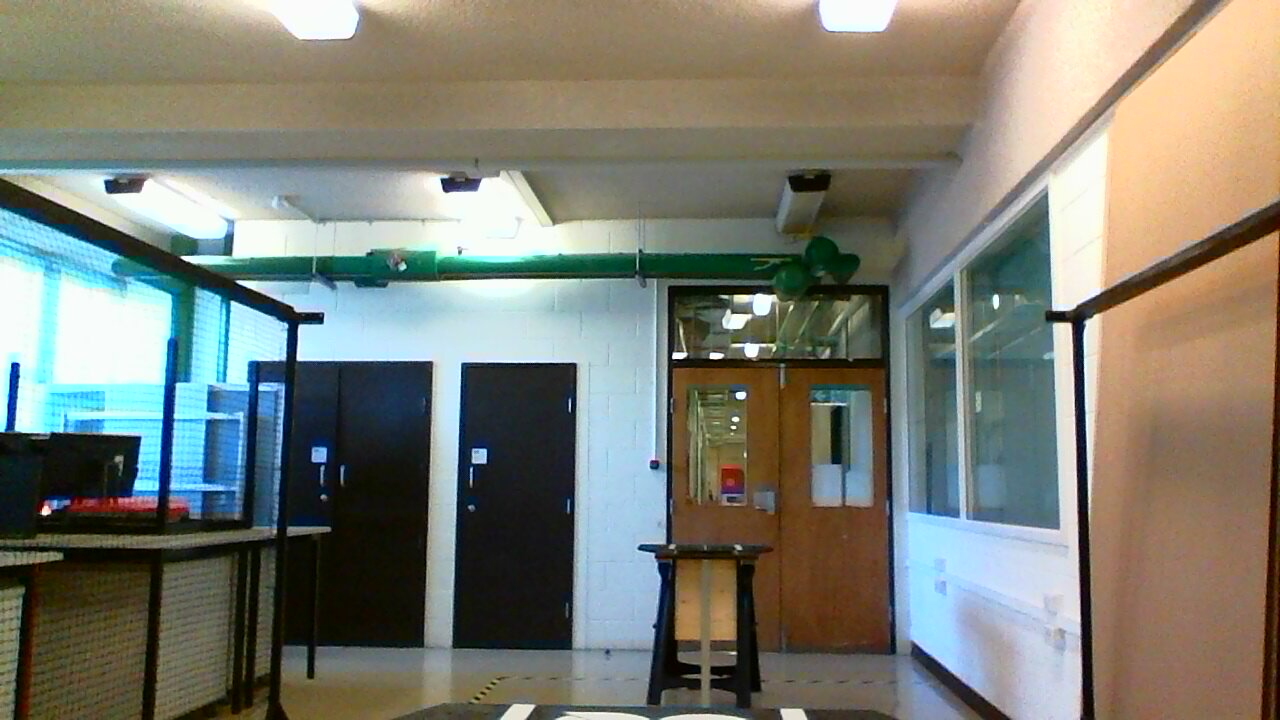
//> input picture computervision/leddetection/backImage.jpg, 1280 x 720 px, given in place of the camera
$ ./liveDetection1   (built with g++ and OpenCV 4, older OpenCV classes emulated)
//> lines starting //> are read from the running program, lines starting //| are printed output that depends on the picture; after the words box and inside, x2 and y2 are one past the last pixel; in counts of white or black regions, pixels touching at a corner belong together
#include "opencv2/core/core.hpp"
#include "opencv2/highgui/highgui.hpp"
#include "opencv2/imgproc/imgproc.hpp"
#include <opencv2/video/background_segm.hpp>
#include "iostream"
#include <ctime>
#include <stdio.h>
#include <unistd.h>     // UNIX standard function definitions
#include <fcntl.h>      // File control definitions
#include <errno.h>      // Error number definitions
#include <termios.h>    // POSIX terminal control definitions
#include "/home/swift/code/customfunctions/DisplayFrames.h"


// #define DEBUG

#define AREA_THRESH 200

//Cropped area size.
#define SQUARE_SIZE 200
#define CROPMIDPOINT 100

//Marker relations
#define BLUE_DIST 350
#define RED_DIST 500
//Red Marker Position
#define RED_X BLUE_DIST/2
#define RED_Y RED_DIST
//Right Most Blue Marker Position
#define BLUE_X_1 0
#define BLUE_Y_1 0
//Left Most Blue Marker Position
#define BLUE_X_2 BLUE_DIST
#define BLUE_y_2 0

#define ELEMENT_TYPE 2
#define OPENING_SIZE 2
#define CLOSING_SIZE 2

//Used to access all of the images.
#define ONESCOLUMN 6
#define TENSCOLUMN 5
#define NUMIMAGES 16

//Middle point of images.
#define MIDDLEX 292
#define MIDDLEY 360

//Colours used in image analysis.
#define WHITE 255
#define MANICOLOUR 127

//Size of the images when displayed.
#define WINDOWX 500
#define WINDOWY 400

using namespace cv;
using namespace std;

Point brightLoc, mousePos;

char input;
int cnt = 0, i, brightness = 0, largestIndex, secondIndex, intense, eleType, redIndex, blueIndex1, blueIndex2;

double largestArea, secondArea, area, distBlue;

Mat openElement, closeElement;
Rect bRect;
Scalar intenseAvg, yuvColour, color[3], yuvAvg;

vector<vector<Point> > contours;
// vector<Point2f> positions;
vector<Vec4i> hierarchy;

Point2f bluePos1, bluePos2, redPos1, diff;

Mat originalFrame, frame, threshImage, erodedImage, colourImages[3], yuvImage, yuvSplit[3], contoursImage, blueImage, redImage, brightImage, mogFrame, maskImage;
Mat fgMaskMOG; //fg mask generated by MOG method
Mat fgMaskMOG2; //fg mask fg mask generated by MOG2 method
Ptr<BackgroundSubtractor> pMOG; //MOG Background subtractor
// Ptr<BackgroundSubtractor> pMOG2; //MOG2 Background subtractor
int keyboard;

int USB = open( "/dev/rfcomm0", O_RDWR| O_NOCTTY );

//Function Prototypes

void onMouse(int event, int x, int y, int flags, void* userdata);
int write(char message[10]);
void processVideo(char* videoFilename);

int main(int argc, char* argv[])
{
	// [6 lines of commented-out code are left out]

	if( ELEMENT_TYPE == 0 ){ eleType = MORPH_RECT; }
	else if( ELEMENT_TYPE == 1 ){ eleType = MORPH_CROSS; }
	else if( ELEMENT_TYPE == 2) { eleType = MORPH_ELLIPSE; }

	openElement = getStructuringElement(eleType , Size( 2*OPENING_SIZE + 1, 2*OPENING_SIZE+1 ), Point(OPENING_SIZE, OPENING_SIZE));
	closeElement = getStructuringElement(eleType , Size( 2*CLOSING_SIZE + 1, 2*CLOSING_SIZE+1 ), Point(CLOSING_SIZE, CLOSING_SIZE));

	#ifdef DEBUG
	cout << "Elements Created\n\r";
	#endif

	color[0] = Scalar(255, 0, 0);
	color[1] = Scalar(0, 0, 255);
	color[2] = Scalar(255, 255, 255);

	pMOG= new BackgroundSubtractorMOG(); //MOG approach
	// pMOG2 = new BackgroundSubtractorMOG2(); //MOG2 approach

	VideoCapture cap(1);     // get 'any' cam
	while( cap.isOpened() )   // check if we succeeded
	{
		Mat frame;
		if ( ! cap.read(frame) )
			break;
//> frame is the input picture: 720 rows x 1280 cols, CV_8UC3; mean B, G, R 114.9, 125.5, 124.3

		// cap.set(21, 0);
		// cap.set(15, 1);


		#ifdef DEBUG
		cout << "Frame taken\n\r";
		#endif
		//update the background model
			//AND HERE!!!
		pMOG->operator()(frame, fgMaskMOG);
//> (this line was passed over: operator is not available in this run)

		originalFrame = frame.clone();

		//Processing on frame.
		cvtColor(frame, frame, CV_BGR2YCrCb);
//> frame: 720 rows x 1280 cols, CV_8UC3; mean of channels 0, 1, 2 123.9, 128.3, 122.9
		yuvAvg = mean(frame);
//> yuvAvg = Scalar(123.9, 128.3, 122.9)
		split(frame, yuvSplit);
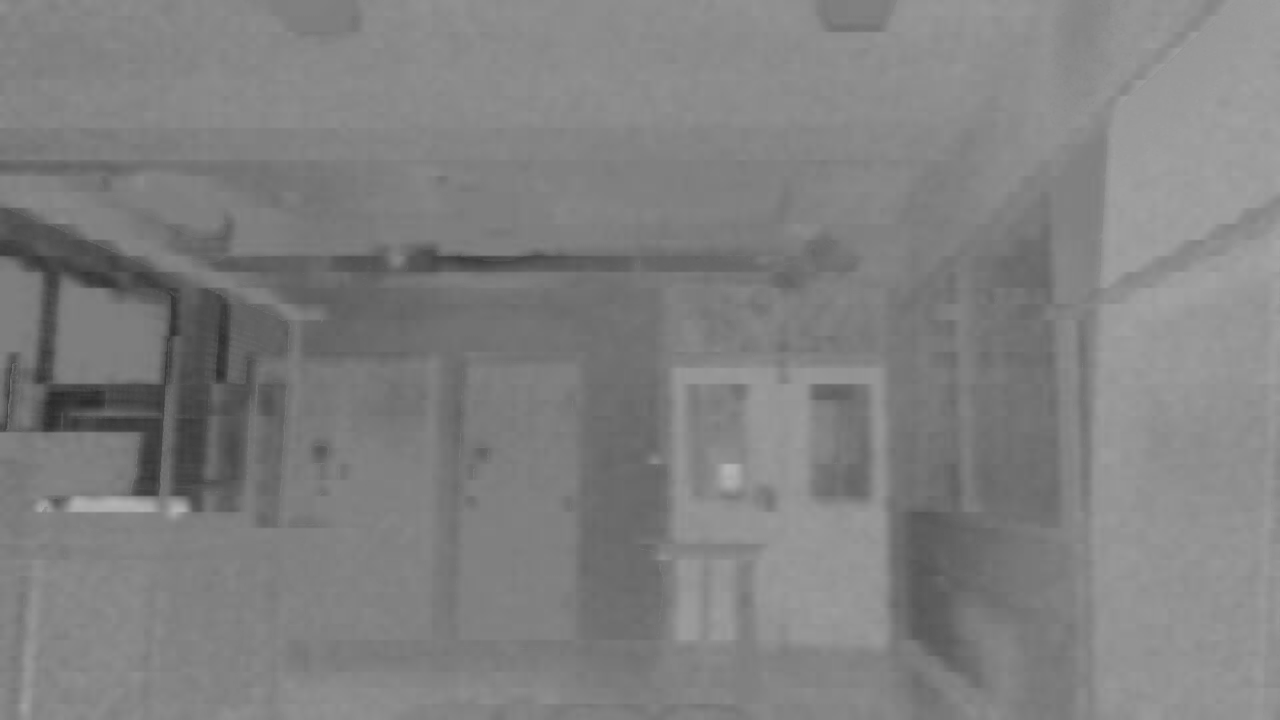
//> yuvSplit[1]: 720 rows x 1280 cols, CV_8UC1; min 42, max 180, mean 128.3
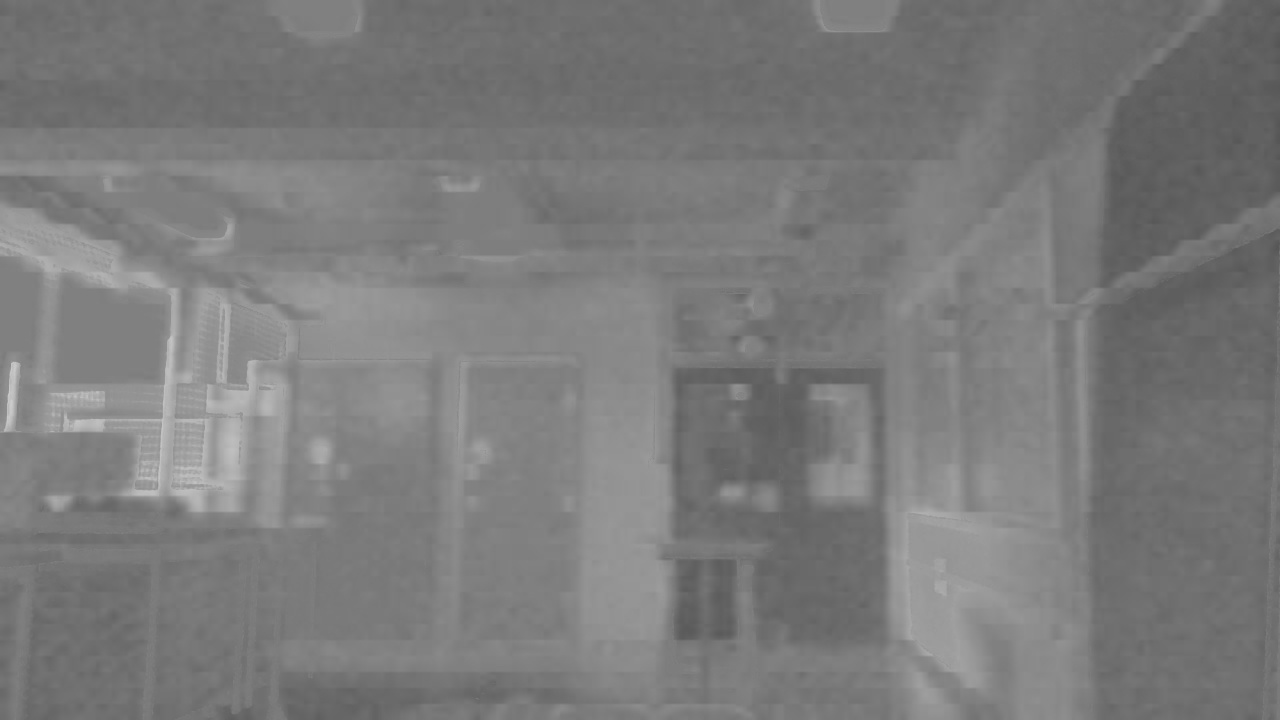
//> yuvSplit[2]: 720 rows x 1280 cols, CV_8UC1; min 85, max 204, mean 122.9

		threshold(yuvSplit[0], brightImage, yuvAvg[0]*1.2, 255, THRESH_BINARY);
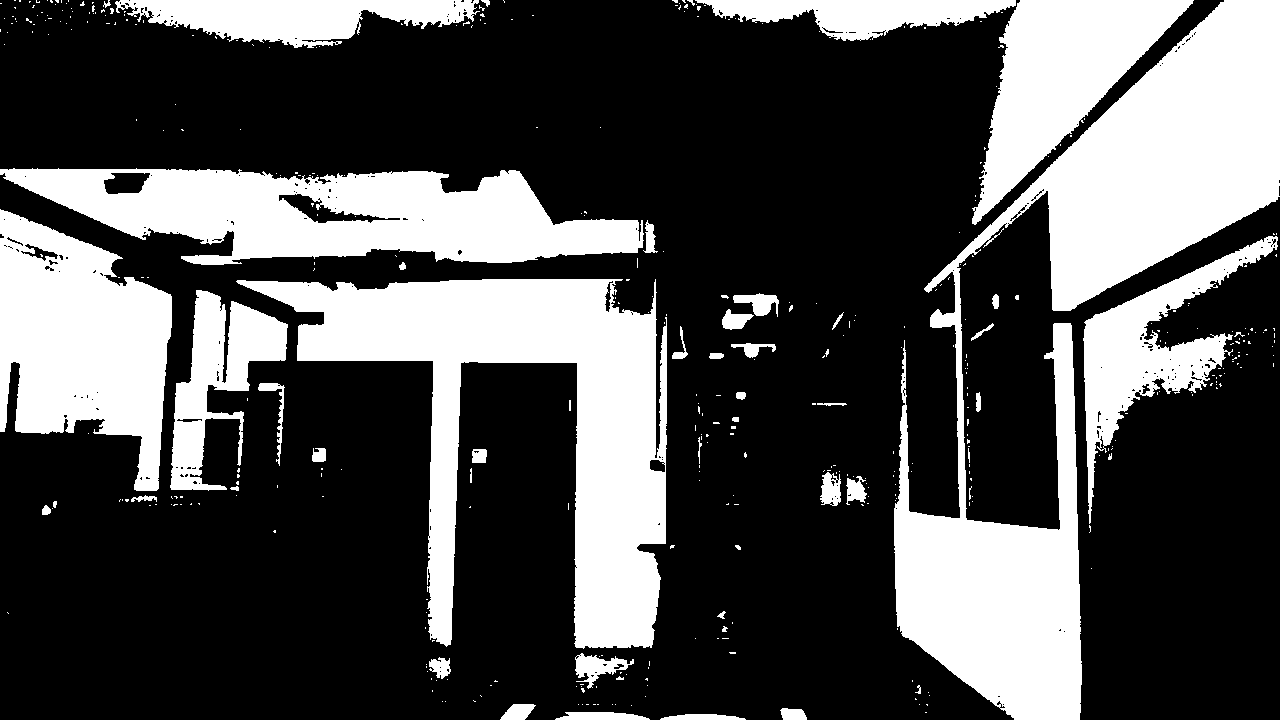
//> brightImage: 720 rows x 1280 cols, CV_8UC1; 30.9% white; 423 white regions (371 under 20 px), largest, box (x1, y1, x2, y2) and area: (894, 0, 1280, 720) 85172, (236, 279, 667, 649) 59852, (0, 168, 644, 265) 38320
		threshold(yuvSplit[1], redImage, yuvAvg[1]*1.1, 255, THRESH_TOZERO);
		threshold(yuvSplit[2], blueImage, yuvAvg[2]*1.1, 255, THRESH_TOZERO);
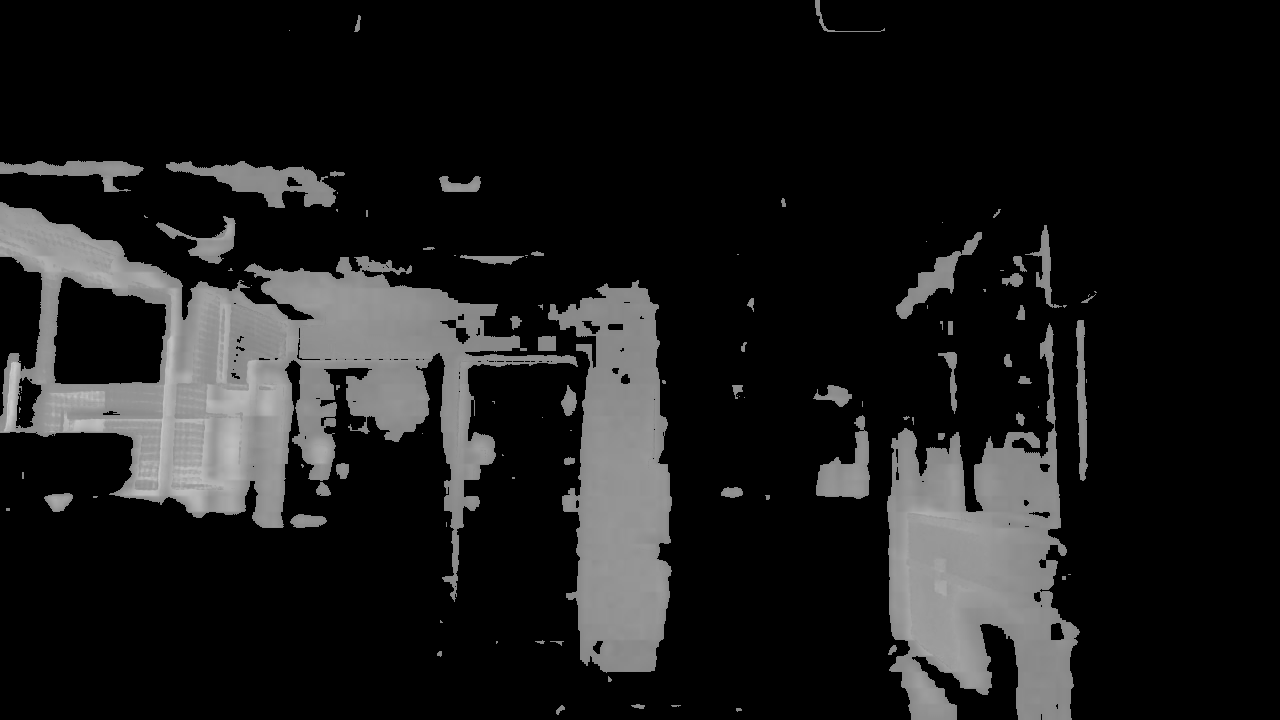
//> blueImage: 720 rows x 1280 cols, CV_8UC1; min 0, max 204, mean 27.3

		#ifdef DEBUG
		cout << "Image split\n\r";
		#endif

//> (the run ends here: the program stops with an error, at `bitwise_and(brightImage, fgMaskMOG, maskImage);`)

$ run again, on computervision/leddetection/2015-05-04-163422.jpg
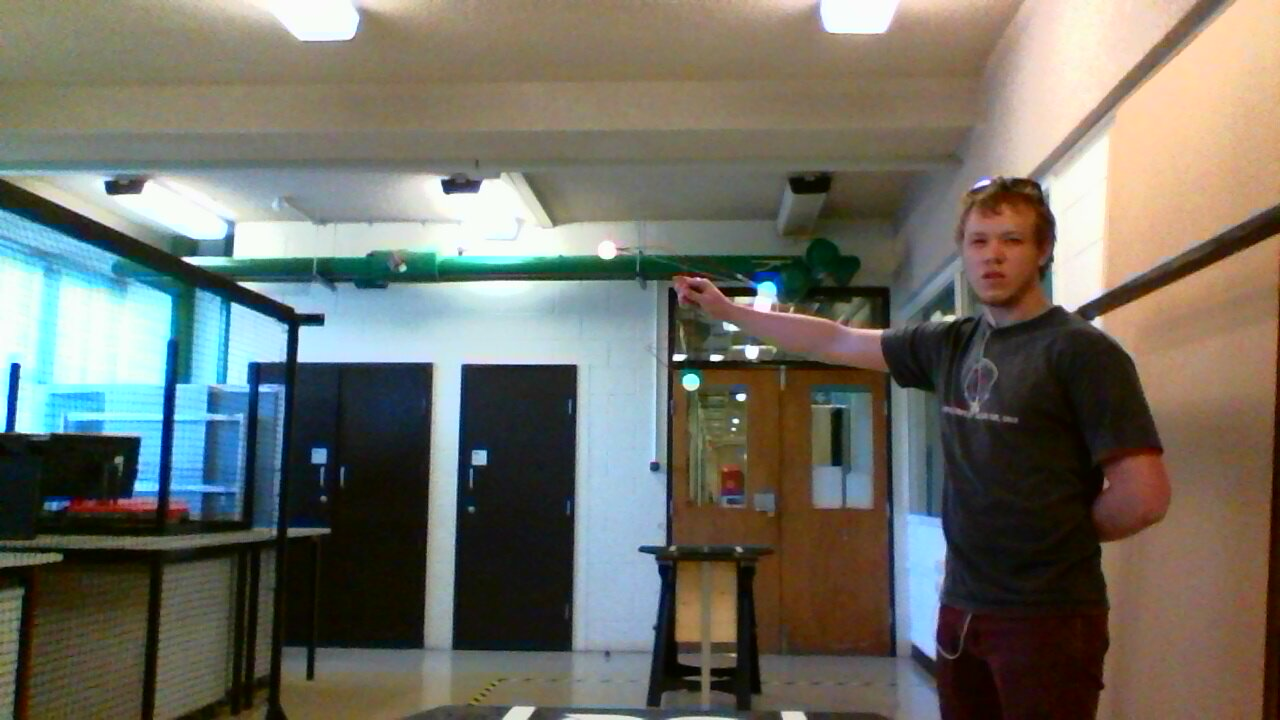
//> input picture computervision/leddetection/2015-05-04-163422.jpg, 1280 x 720 px, given in place of the camera
//> frame is the input picture: 720 rows x 1280 cols, CV_8UC3; mean B, G, R 101.2, 110.7, 111.7
//> frame: 720 rows x 1280 cols, CV_8UC3; mean of channels 0, 1, 2 109.9, 129.3, 123
//> yuvAvg = Scalar(109.9, 129.3, 123)
//> `threshold(yuvSplit[0], brightImage, yuvAvg[0]*1.2, 255, THRESH_BINARY);`:
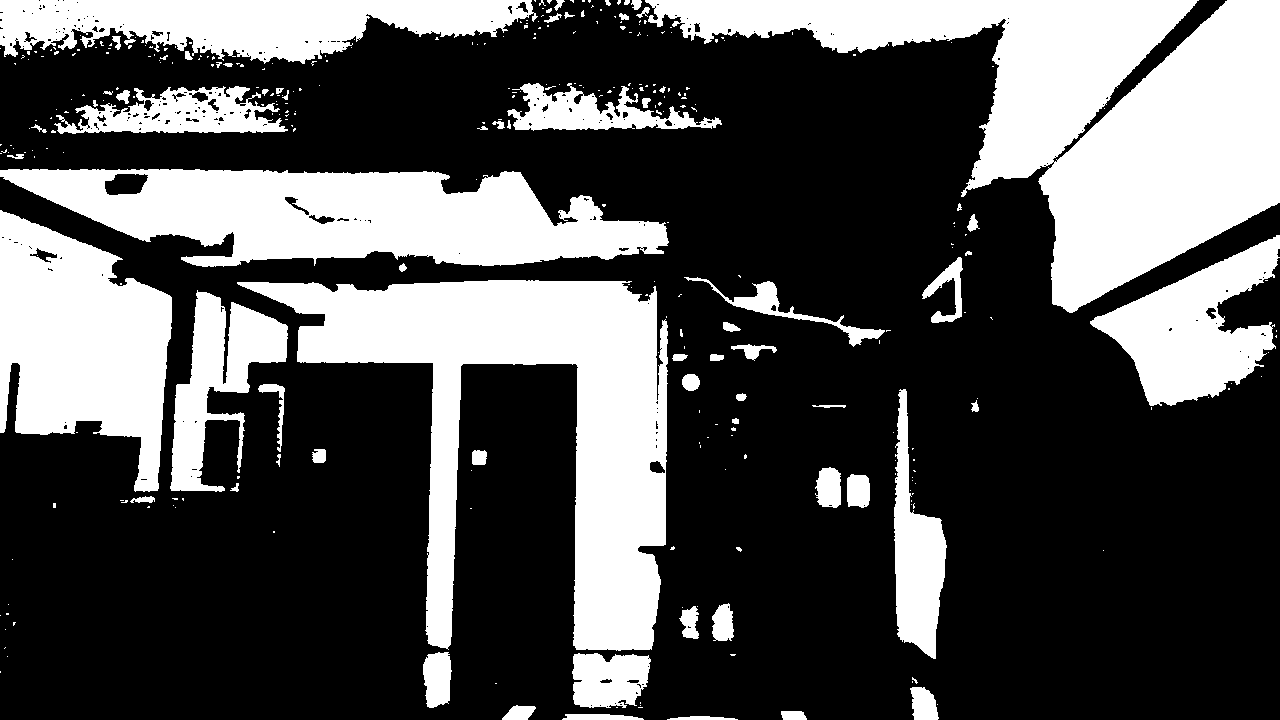
//> brightImage: 720 rows x 1280 cols, CV_8UC1; 32.5% white; 334 white regions (266 under 20 px), largest, box (x1, y1, x2, y2) and area: (645, 0, 1280, 313) 80933, (237, 280, 668, 651) 61738, (0, 169, 669, 267) 42461
//> `threshold(yuvSplit[2], blueImage, yuvAvg[2]*1.1, 255, THRESH_TOZERO);`:
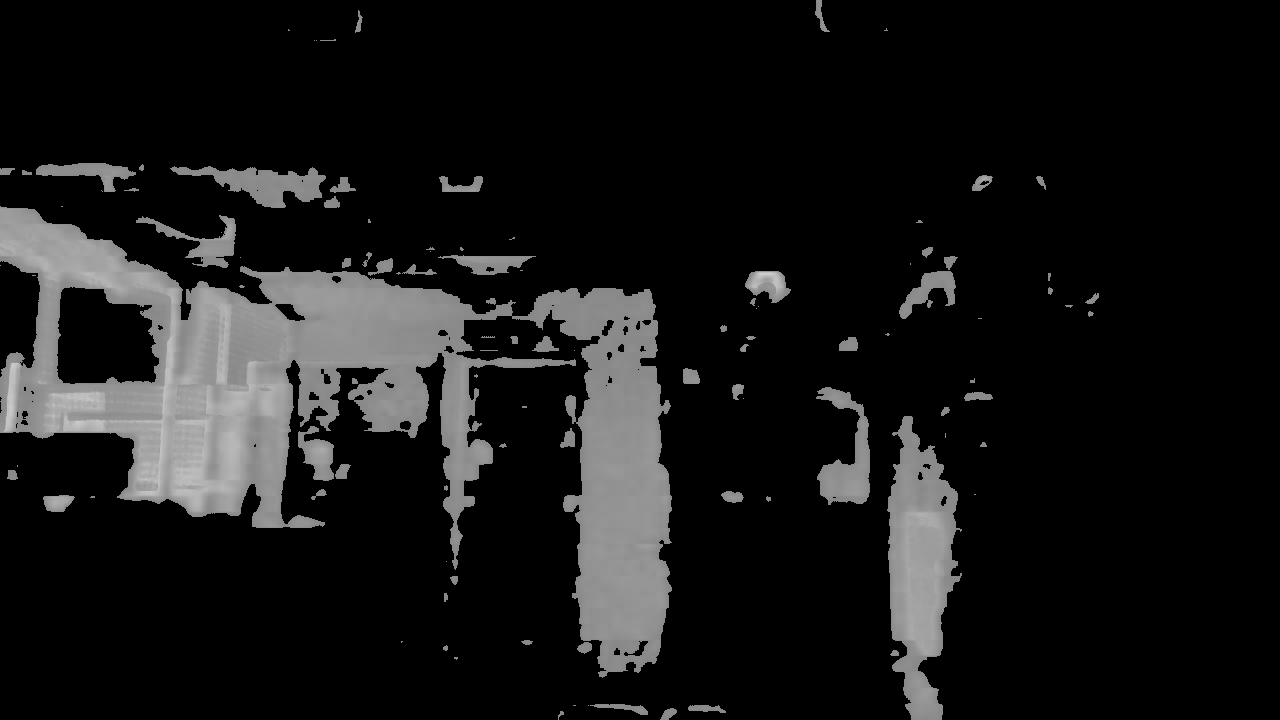
//> blueImage: 720 rows x 1280 cols, CV_8UC1; min 0, max 209, mean 23.2
